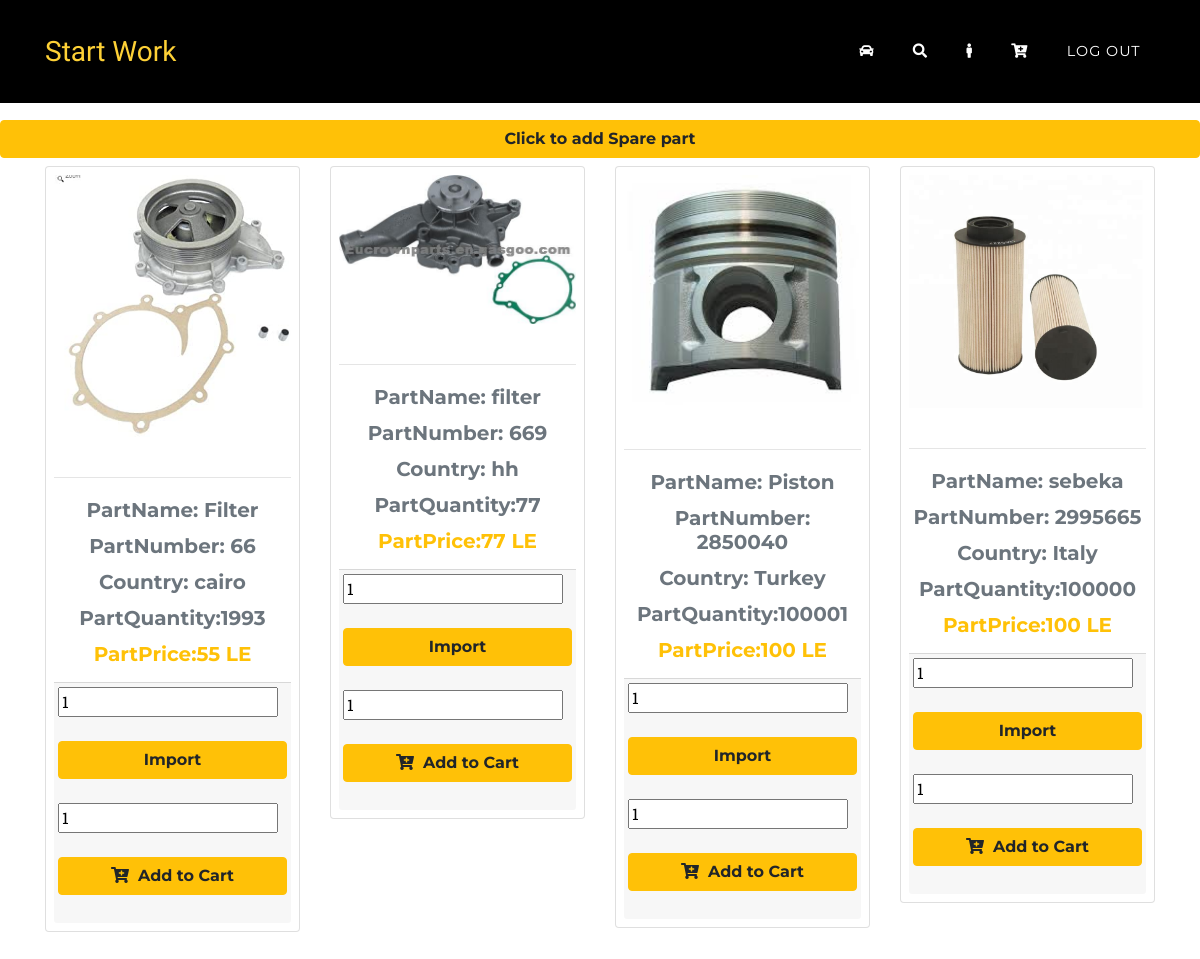
Page /public/SpareParts.php?CarID=1 on the earlier database version.
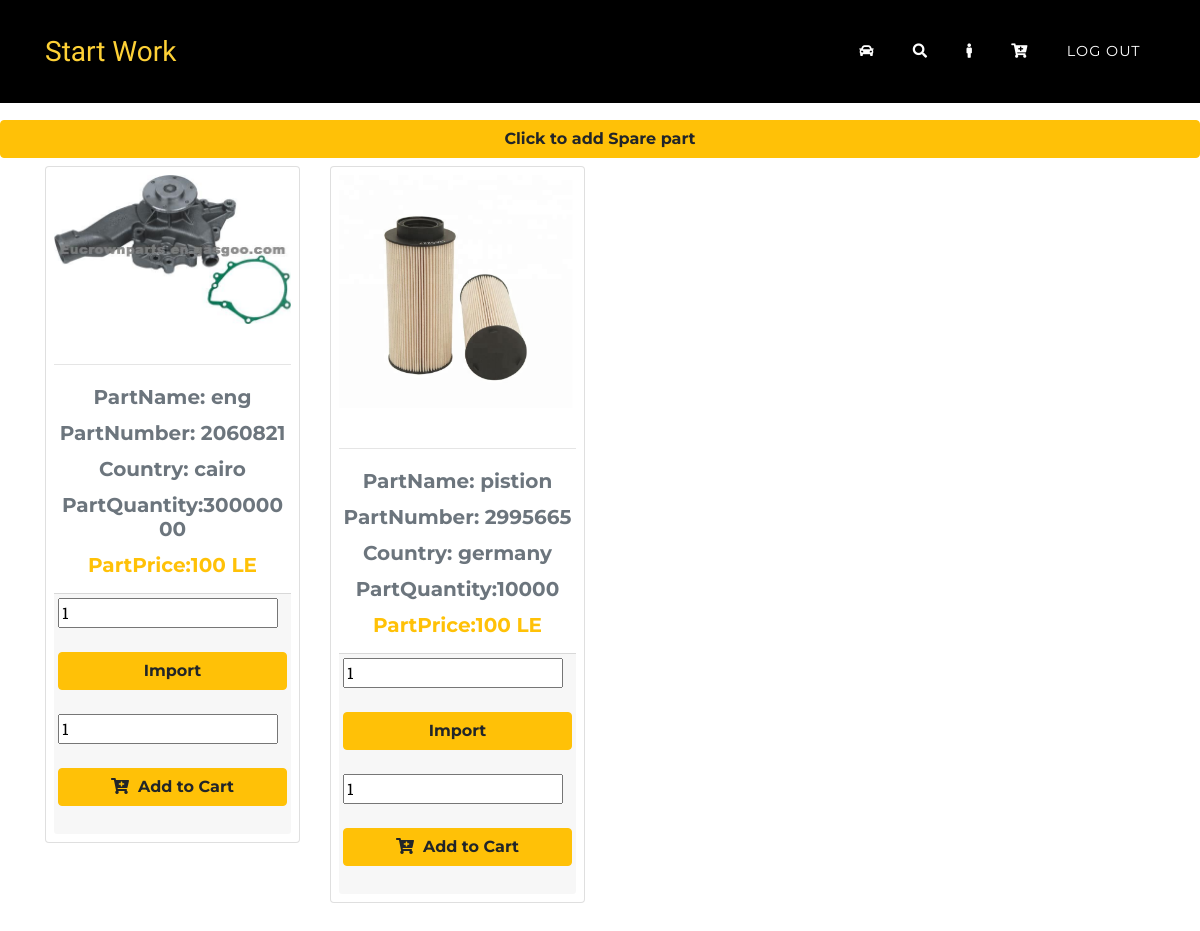
Same page on the later database version.
### tables this page shows
CREATE TABLE `sparepart` (
  `PartNumber` int(255) NOT NULL,
  `PartName` varchar(255) NOT NULL,
  `partCountry` varchar(255) NOT NULL,
  `carName` varchar(255) NOT NULL,
  `partPrice` int(255) NOT NULL,
  `partQuantity` int(255) NOT NULL,
  `image` varchar(255) NOT NULL,
  `CarID` int(255) NOT NULL,
  `user_ID` int(255) NOT NULL,
  `LocalCompanyID` int(255) NOT NULL
);

### app/view/View.php (called while the page is built, shortened)
<?php
abstract class  View
{
    public function __construct($controller, $model) {
        $this->model = $model;
    }
}
?>

### app/db/database.php (called while the page is built, shortened)
<?php
class Database {
    private static $Instance;
    private $LocalHost = "localhost";
    private $Name = "root";
    private $Password = "";
    private $DBname = "autosparecar";
    public $Connection;
    public function __construct() {
        $this->Connection = new mysqli($this->LocalHost, $this->Name, $this->Password, $this->DBname);
    }
    public static function GetInstance() {
        if(!isset(self::$Instance)) {
            self::$Instance = new self();
        }
            return self::$Instance;
    }
    public function GetConnection() {
       return $this->Connection;
    }
}
?>

### app/model/SpareParts.php (called while the page is built, shortened)
<?php
require_once(__ROOT__ . "model/SparePart.php");
class SpareParts extends Model
{
	private $SpareParts;
	private $CarID;
	function __construct($CarID)
	{
        $this->CarID = $CarID;
		$this->fillArray();
	}
function fillArray()
	{
		$this->SpareParts = array();
		$result = $this->readSpareParts($this->CarID);
		while ($row = $result->fetch_assoc())
		{
			array_push($this->SpareParts, new SparePart($row["PartNumber"]));
		}
	}
	function getSpareParts()
	{
        $d1= Database::GetInstance();
		$this->fillArray();
		return $this->SpareParts;
	}
	function readSpareParts($CarID)
	{
		$Parts="SELECT * FROM `sparepart` where `CarID`='$CarID'";
        $d1= Database::GetInstance();
        $result = mysqli_query($d1->GetConnection(), $Parts);
		if ($result->num_rows > -1)
		{
			return $result;
		}
		else
		{
			return false;
		}
	}
}
?>

### app/model/SparePart.php (called while the page is built, shortened)
<?php
require_once(__ROOT__ ."db/database.php");
class SparePart extends Model
{
	private $PartNumber;
	private $PartName;
	private $partCountry;
	private $partPrice;
	private $partQuantity;
	private $image;
	function __construct($PartNumber,$PartName="",$partCountry="",$partPrice="",$partQuantity="",$image="",$CarID="",$user_ID="")
	{
		$this->PartNumber = $PartNumber;
        $d1= Database::GetInstance();
    	if (""===$PartName)
	    {
	        $this->readSparePart($PartNumber);
	    }
	}
	function getPartNumber()
	{
		return $this->PartNumber;
	}
	function getPartName()
	{
		return $this->PartName;
	}
	function getpartCountry()
	{
		return $this->partCountry;
	}
	function getpartPrice()
	{
		return $this->partPrice;
	}
	function getpartQuantity()
	{
		return $this->partQuantity;
	}
	function getimage()
	{
		return $this->image;
	}
	function readSparePart($PartNumber)
	{
		$sql = "SELECT * FROM `sparepart` WHERE PartNumber=".$PartNumber;
         $d1= Database::GetInstance();
        $result = mysqli_query($d1->GetConnection(), $sql);
		if ($result->num_rows == 1){
			$row=mysqli_fetch_array($result);
			$this->PartName = $row['PartName'];
			$this->partCountry = $row['partCountry'];
			$this->partPrice = $row['partPrice'];
			$this->partQuantity = $row['partQuantity'];
			$this->image = $row['image'];
		}
	}
}

### app/view/SparePartView.php (the view, shortened to what the changed rows need)
<?php
include"View.php";
class ViewSparePart extends View
{
    public function output()
    {
        $str='<!DOCTYPE html>
		<html lang="en">
		<head>
		<style>
		body{
				color: #fff;
				background: #000000;
			}
		</style>
		  <meta charset="utf-8">
		  <meta name="viewport" content="width=device-width, initial-scale=1, shrink-to-fit=no">
		  <meta name="description" content="">
		  <meta name="author" content="">
		  <title>Auto spare parts</title>
			<link rel="stylesheet" href="https://maxcdn.bootstrapcdn.com/bootstrap/4.5.0/css/bootstrap.min.css">
		  <link href="vendor/bootstrap/css/bootstrap.min.css" rel="stylesheet">
		  <link href="vendor/fontawesome-free/css/all.min.css" rel="stylesheet" type="text/css">
		  <link href="https://fonts.googleapis.com/css?family=Montserrat:400,700" rel="stylesheet" type="text/css">
		  <link href="https://fonts.googleapis.com/css?family=Kaushan+Script" rel="stylesheet" type="text/css">
		  <link href="https://fonts.googleapis.com/css?family=Droid+Serif:400,700,400italic,700italic" rel="stylesheet" type="text/css">
		  <link href="https://fonts.googleapis.com/css?family=Roboto+Slab:400,100,300,700" rel="stylesheet" type="text/css">
		  <link href="css/agency.min.css" rel="stylesheet">
		</head>
		<br><br>
		<body>
		<div class=""></div>
		<script src="https://ajax.googleapis.com/ajax/libs/jquery/3.5.1/jquery.min.js"></script>
<script src="https://cdnjs.cloudflare.com/ajax/libs/popper.js/1.16.0/umd/popper.min.js"></script>
<script src="https://maxcdn.bootstrapcdn.com/bootstrap/4.5.0/js/bootstrap.min.js"></script>';
			$str.="<br>
			<br>
			<br>
			<button type='submit'class='btn btn-warning btn-block' name='Add' id='Add'
					    onclick=\"location.href='SpareParts.php?action=add&CarID=".$_GET['CarID']."'\">Click to add Spare part</button>";
            $str.='
		<div class="container">
		 <div class="row mt-2 pb-3">';
            foreach ($this->model->getSpareParts() as $SparePart) {
                $str.='<div class="col-sm-6 col-md-4 col-lg-3 mb-2">
		  			<div class="card-deck">
					   <div class="card p-2 border-seconadry mb-2">
		  			 <img src="img/'.$SparePart->getimage() .' "class="card-img-top" hight="250"/><b1r><br><hr>
		  			 <div class="card-body p-1">
		  			 	<h5 class="card-title text-center text-secondary" name="partName">PartName: '.$SparePart->getPartName() .'</h5>
						<h5 class="card-title text-center text-secondary" name="partNumber">PartNumber: '.$SparePart->getPartNumber() .'</h5>
						<h5 class="card-title text-center text-secondary" name="partCountry">Country: '.$SparePart->getpartCountry() .'</h5>
						<h5 class="card-title text-center text-secondary" name="quantity">PartQuantity:'.$SparePart->getpartQuantity() .'</h5>
						<h5 class="card-title text-center text-warning" name="hidden_price">PartPrice:'.$SparePart->getpartPrice() .' LE</h5>
					   </div>';
                $str.=' <form action="Transactions.php?action=Import&id='.$SparePart->getPartNumber().'" method="post">
		  			 <div class="card-footer p-1">
						<input type="text"  name="Qty" value="1"><br><br>
						<button type="submit"  class="btn btn-warning btn-block" name="Import" id="Import" >Import</button><br>
					</form>';
					$str.='<form action="Cart.php?action=cart&partNumber='.$SparePart->getPartNumber().'&exported=" method="post">
					 <input type="text" id="Qty" name="Qty" value="1"><br><br>
						<button type="submit"  class="btn btn-warning btn-block" name="cart" id="cart"><i class ="fas fa-cart-plus"></i>&nbsp;&nbsp;Add to Cart</button><br>
						</form>
		  			 </div>
					   </div>
		  			</div>
		  		   </div>';
            }
            $str.=' </div>
		</div>';
            return $str;
    }
    }

Differences in the rows shown:
removed sparepart: image (picture), PartName "Filter", PartNumber "66", partCountry "cairo", partQuantity "1993", partPrice "55"
removed sparepart: image (picture), PartName "filter", PartNumber "669", partCountry "hh", partQuantity "77", partPrice "77"
removed sparepart: image (picture), PartName "Piston", PartNumber "2850040", partCountry "Turkey", partQuantity "100001", partPrice "100"
added sparepart: image (picture), PartName "eng", PartNumber "2060821", partCountry "cairo", partQuantity "30000000", partPrice "100"
changed sparepart id 2995665: PartName "sebeka" → "pistion"; partCountry "Italy" → "germany"; partQuantity "100000" → "10000"
